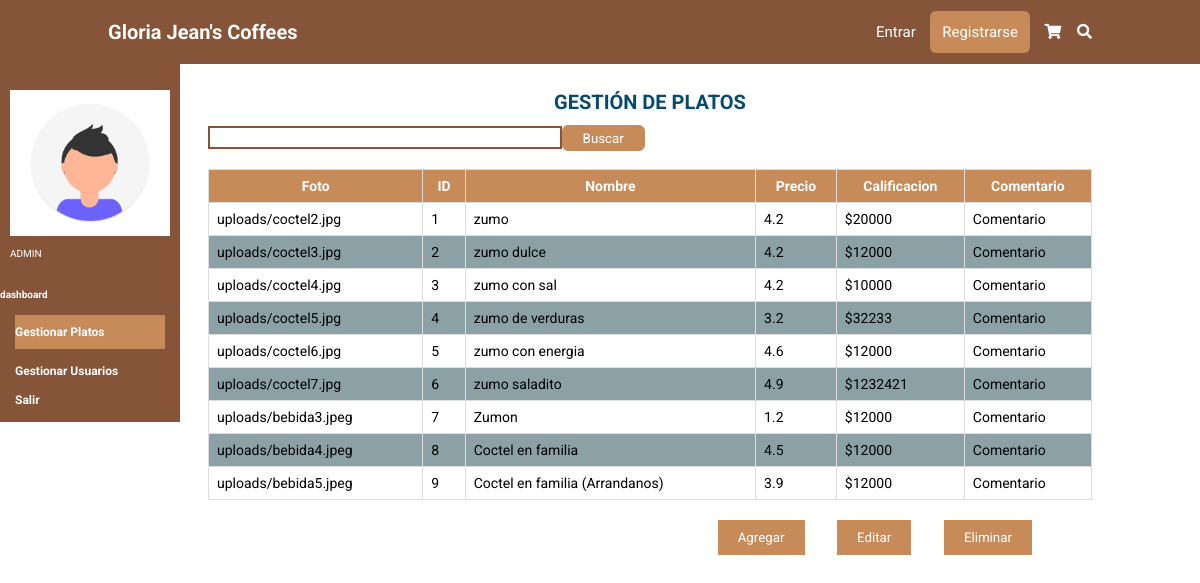
The app's page /dashboard/platos/ with its own data.
### tables this page shows
CREATE TABLE plato (cod_plato INTEGER PRIMARY KEY AUTOINCREMENT NOT NULL UNIQUE, imagen STRING DEFAULT (0), nombre STRING (100) NOT NULL UNIQUE, tipo STRING (50) DEFAULT bebida NOT NULL, calificacion DECIMAL (2) DEFAULT (4.2), descripcion STRING (200) NOT NULL, valor DECIMAL NOT NULL DEFAULT (0));

### app.py (the view, shortened to what this page needs)
@app.route('/dashboard/', methods=['GET', 'POST'])
@app.route('/dashboard/platos/', methods=['GET', 'POST'])
def dashboard():
    form = search()
    if request.method == 'GET':
        sql = f'SELECT *FROM plato'
        res = seleccion(sql)
    return render_template('platos.html', form=form, titulo='dashboard', res=res)

### forms.py
class search(FlaskForm):
    seh = TextField('Buscar')

### conexion.py (called while the page is built)
def seleccion(sql) -> list:
    try:
        with sqlite3.connect(URL_DB) as con:
            cur = con.cursor()
            res = cur.execute(sql).fetchall()
    except Exception:
        res = None
    return res

### templates/platos.html
{% extends 'base.html' %}
{% block cuerpo %}
    <section class="Gplatos">
        <div class="aside">
            <div class="user">
                <img src="{{ url_for('static',filename='img/foto.png')}}" class="fotico-dashboard" alt="" >
                <p class="rol">ADMIN</p>
            </div>
            <div class="plataforma">
                <h4>dashboard</h4>
            </div>
             <nav class="navbar-aside">
              <a href='/dashboard/platos/' class="dashboard-platos">Gestionar Platos</a>
              <a href='/dashboard/usuarios/' class="dashboard-usuarios">Gestionar Usuarios</a>
              <a href='/salir'>Salir</a>
            </nav>
        </div>
        <div class="tabla">
          <h1 class="text-title">GESTI&Oacute;N DE PLATOS</h1><br>
          <form name='fbuscarD' id='fbuscarD' action='' method='POST'>
                <div class="buscar-plato">
                {{ form.seh(class="buscar") }}
                <input type="submit" class="btn_buscar" value="Buscar">
              </div>
          </form>
              <table>
                  <tr>
                    <th>Foto</th>
                    <th>ID</th>
                    <th>Nombre</th>
                    <th>Precio</th>
                    <th>Calificacion</th>
                    <th>Comentario</th>
                  </tr>
                  {% for i in res %}
                  <tr>
                    <td>{{ i[1] }}</td>
                    <td>{{ i[0] }}</td>
                    <td>{{ i[2] }}</td>
                    <td>{{ i[4] }}</td>
                    <td>${{ i[6] }}</td>
                    <td><a>Comentario</a></td>
                  </tr>
                  {% endfor%}
                </table>
                <div class="botones">
                  <input type="submit" value="Agregar" href='/dashboard/platos/agregar_plato/'>
                  <input type="submit" value="Editar" href='/dashboard/platos/editar_plato/'>
                  <input type="submit" value="Eliminar">
              </div>
          </div>
    </section>
{% endblock %}

### static/css/style.css (style rules this page uses)
:root { --marron: #865439; --marronclaro: #c68b59; }
* { border: 0; box-sizing: border-box; font-family: "Roboto", sans-serif; padding: 0; margin: 0; transition: all 0.2s linear; text-decoration: none; list-style: none; outline: none; }
html { font-size: 62.5%; overflow-x: hidden; scroll-behavior: smooth; scroll-padding-top: 6rem; }
section { padding: 2rem 9%; }
.buscar { margin-top: 1px; color: black; border: 2px solid var(--marron); width: 40%; margin-bottom: 2rem; padding: .2rem; }
.text-title, .text-title-profile { margin-top: 5rem; font-size: 20px; color: #06496E; display: flex; justify-content: center; }
.Gplatos { padding: 2rem 0%; top:40px; color: #ffffff; display: flex; align-items: center; }
.tabla { padding: 2rem 9%; width: 100%; margin-left: 100px; }
.aside { background-color:var(--marron); width: 18rem; max-height:120vh; position: fixed; top: 60px; }
.user { padding:3rem 1rem; margin: auto; width:100%; }
.fotico-dashboard { width: 100%; margin-bottom: 1rem; }
.navbar-aside a { display: block; color: #ffffff; margin: 1.5rem; font-size: 1.2rem; font-weight: bolder; }
table { font-family: arial, sans-serif; border-collapse: collapse; width: 100%; margin-bottom: 2rem; }
td, th { border: 1px solid #dddddd; text-align: left; padding: 8px; }
td { font-size: 14px; color: #000; }
th { background-color: var(--marronclaro); text-align: center; font-size: 14px; }
tr:nth-child(odd) { background-color: #8CA1A5; }
.botones { position: absolute; right:138px; }
.botones input[type="submit"] { background: var(--marronclaro); color: #ffffff; padding: 1rem 2rem; margin-right: 3rem; cursor: pointer; }
.buscar-plato { display: flex; }
.btn_buscar { background-color: var(--marronclaro); padding: .2rem 2rem; height:26px; color: #ffffff; border: 1px solid var(--marronclaro); border-radius: .6rem; cursor: pointer; }
.dashboard-platos { background: var(--marronclaro); padding: 1rem 0; }

### records on screen
plato: imagen "uploads/coctel2.jpg", cod_plato "1", nombre "zumo", calificacion "4.2", valor "20000"
plato: imagen "uploads/coctel3.jpg", cod_plato "2", nombre "zumo dulce", calificacion "4.2", valor "12000"
plato: imagen "uploads/coctel4.jpg", cod_plato "3", nombre "zumo con sal", calificacion "4.2", valor "10000"
plato: imagen "uploads/coctel5.jpg", cod_plato "4", nombre "zumo de verduras", calificacion "3.2", valor "32233"
plato: imagen "uploads/coctel6.jpg", cod_plato "5", nombre "zumo con energia", calificacion "4.6", valor "12000"
plato: imagen "uploads/coctel7.jpg", cod_plato "6", nombre "zumo saladito", calificacion "4.9", valor "1232421"
plato: imagen "uploads/bebida3.jpeg", cod_plato "7", nombre "Zumon", calificacion "1.2", valor "12000"
plato: imagen "uploads/bebida4.jpeg", cod_plato "8", nombre "Coctel en familia", calificacion "4.5", valor "12000"
plato: imagen "uploads/bebida5.jpeg", cod_plato "9", nombre "Coctel en familia (Arrandanos)", calificacion "3.9", valor "12000"
